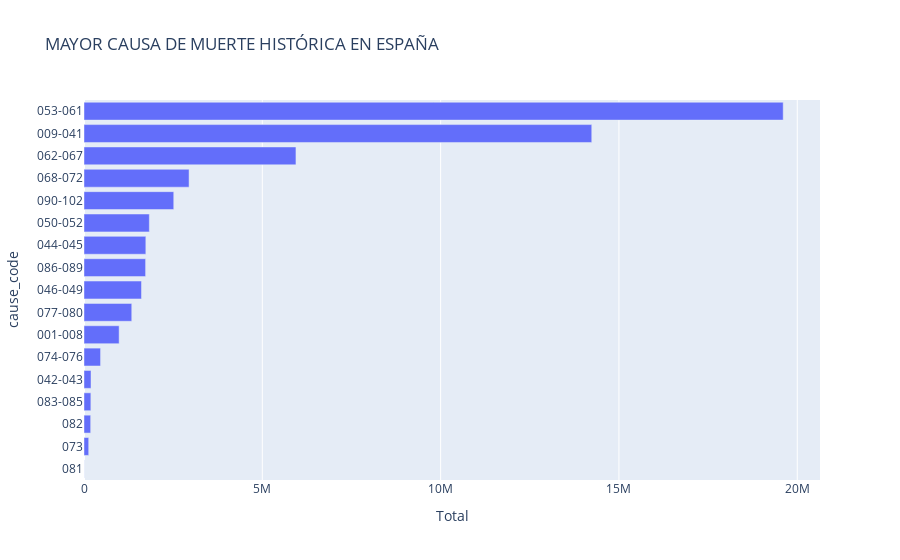

Notebook code for this chart:
### Code cell
px.bar(muerte_historica_3, x="Total", y="cause_code", orientation='h', 
                   title = "MAYOR CAUSA DE MUERTE HISTÓRICA EN ESPAÑA")

### Figure 1 — Plotly figure (JSON) as saved in the notebook; plotly's stock layout.template omitted (floating-point values rounded to 4 significant figures)
{"data": [{"alignmentgroup": "True", "hovertemplate": "Total=%{x}<br>cause_code=%{y}<extra></extra>", "legendgroup": "", "marker": {"color": "#636efa", "pattern": {"shape": ""}}, "name": "", "offsetgroup": "", "orientation": "h", "showlegend": false, "textposition": "auto", "type": "bar", "x": [3016, 131656, 187080, 192240, 197136, 464248, 984972, 1339144, 1611472, 1727316, 1734160, 1832240, 2516624, 2946224, 5943228, 14237728, 19605948], "xaxis": "x", "y": ["081", "073", "082", "083-085", "042-043", "074-076", "001-008", "077-080", "046-049", "086-089", "044-045", "050-052", "090-102", "068-072", "062-067", "009-041", "053-061"], "yaxis": "y"}], "layout": {"barmode": "relative", "legend": {"tracegroupgap": 0}, "title": {"text": "MAYOR CAUSA DE MUERTE HISTÓRICA EN ESPAÑA"}, "xaxis": {"anchor": "y", "domain": [0, 1], "title": {"text": "Total"}}, "yaxis": {"anchor": "x", "domain": [0, 1], "title": {"text": "cause_code"}}}}
